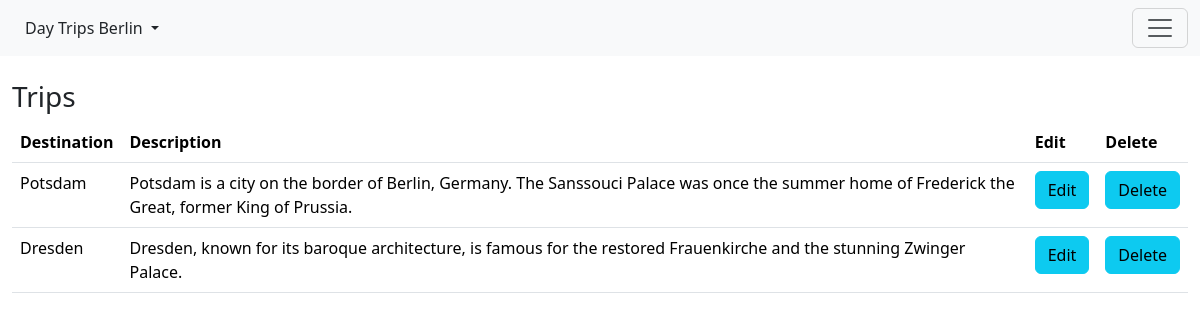
The page / on the database its author committed.
### tables this page shows
CREATE TABLE trips
(
    id          INT(11)       NOT NULL,
    destination VARCHAR(100)  NOT NULL,
    description TEXT          NOT NULL
);

### index.php (called while the page is built, shortened)
<?php
try {
    $area = $_REQUEST['area'] ?? 'trip';
    $postData = [];
    $getData = [];
        $controller = new $controllerName($area);
        $response = $controller->handle($getData, $postData);
    include 'views/' . $controller->getArea() . '/' . $controller->getView() . '.php';
} catch (Exception $e) {
    file_put_contents(LOG_PATH, (new DateTime())->format('Y-m-d H:i:s')
        . ' ' . $e->getMessage() . "\n" . file_get_contents(LOG_PATH));
    if ($e->getCode() == 404) {
        include 'views/404.php';
    } else {
        include 'views/error.php';
    }
}

### classes/Trip.php (called while the page is built, shortened)
<?php
class Trip
{
    private int|null $id;
    private string|null $destination;
    private string|null $description;
    public function getId()
    {
        return $this->id;
    }
    public function getDestination()
    {
        return $this->destination;
    }
    public function getDescription()
    {
        return $this->description;
    }
    public function getAllAsObjects(): array
    {
        $pdo = Db::getConnection();
        $sql = 'SELECT * FROM trips';
        $stmt = $pdo->prepare($sql);
        $stmt->execute();
        $trips = $stmt->fetchAll(PDO::FETCH_CLASS, 'Trip');
        return $trips;
    }
}

### classes/TableHelper.php (called while the page is built)
<?php
class TableHelper
{
    public static function getAllObjectsByArea(string $area):array
    {
        $array = [];
        if ($area === 'trip') {
            $array = (new Trip())->getAllAsObjects();
        } elseif ($area === 'client') {
            $array = (new Client())->getAllAsObjects();
        } elseif ($area === 'upcomingTrip') {
            $array = (new UpcomingTrip())->getAllAsObjects();
            foreach ($array as $u) {
                $u->setTripObject();
            }
        } elseif ($area === 'public') {
            $array = (new UpcomingTrip())->getAllAsObjects();
            foreach ($array as $u) {
                $u->setTripObject();
            }
        } elseif ($area === 'booking') {
            $array = (new Booking())->getAllAsObjects();
            foreach ($array as $a) {
                $a->setUpcomingTripObject();
                $a->setApplicantObject();
            }
        }
        return $array;
    }
}

### controllers/ShowListController.php (called while the page is built, shortened)
<?php
class showListController extends BaseController
{
    public function handle(array $getData, array $postData): Response
    {
        try {
            $array = TableHelper::getAllObjectsByArea($this->area);
        } catch (Error $e) {
            throw new Exception($e);
        }
        return new Response($array);
    }
}

### views/trip/list.php (the view)
<?php include 'views/header.php'; ?>
<div class="container-fluid">
<main>
    <h3>Trips</h3>
<table class="table table-hover">
    <tr>
        <th>Destination</th>
        <th>Description</th>
        <th>Edit</th>
        <th>Delete</th>
    </tr>
    <?php
    foreach ($trips as $t) :
        ?>
        <tr>
            <td><?php echo $t->getDestination(); ?></td>
            <td><?php echo $t->getDescription(); ?></td>
            <td><a href="index.php?action=showForm&area=trip&id=<?php echo $t->getId(); ?>">
                    <button class="btn btn-info">Edit</button>
                </a></td>
            <td><a href="index.php?action=delete&area=trip&id=<?php echo $t->getId(); ?>">
                    <button onclick="return confirm('Are you sure you want to delete this?');" class="btn btn-info">Delete</button>
                </a></td>
        </tr>
    <?php endforeach; ?>
</table>
</main>
</div>
<?php include 'views/footer.php'; ?>

### views/header.php (style rules this page uses)
body { padding-top: 70px; }

### rows shown on the page
trips: destination "Potsdam", description "Potsdam is a city on the border of Berlin, Germany. The Sanssouci Palace was once the summer home of Frederick the Great, former King of Prussia."
trips: destination "Dresden", description "Dresden, known for its baroque architecture, is famous for the restored Frauenkirche and the stunning Zwinger Palace."
